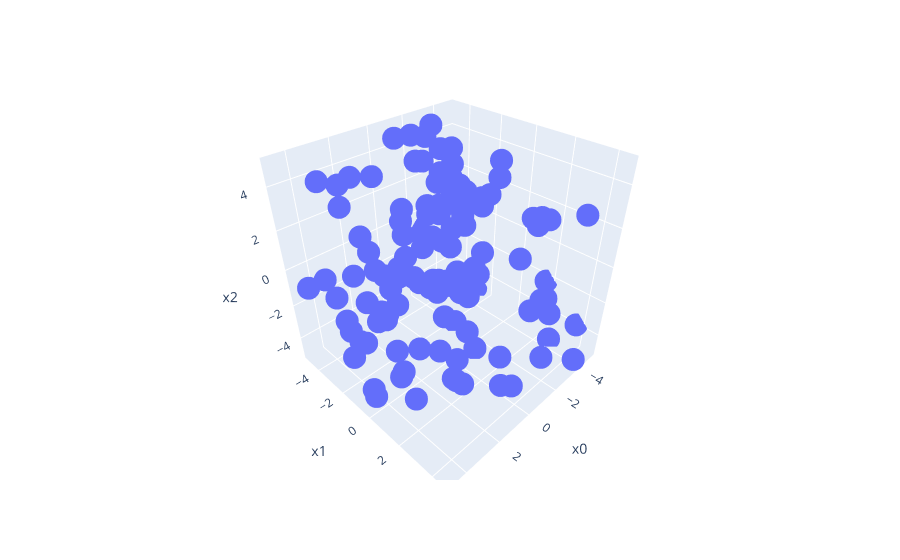

Notebook code cell kept with this figure:
### Code cell
db_sample_df = pd.DataFrame(db_sample, columns = ["x"+str(i) for i in range(3)])

fig = px.scatter_3d(db_sample_df, x='x0', y='x1', z='x2')
fig.show()
